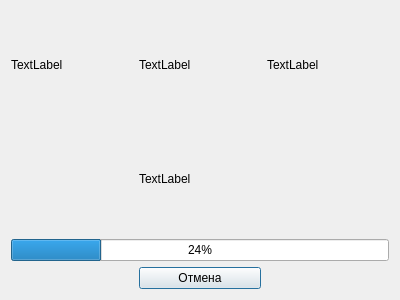
<?xml version="1.0" encoding="UTF-8"?>
<ui version="4.0">
 <class>Compensation</class>
 <widget class="QDialog" name="Compensation">
  <property name="geometry">
   <rect>
    <x>0</x>
    <y>0</y>
    <width>400</width>
    <height>300</height>
   </rect>
  </property>
  <property name="windowTitle">
   <string>Dialog</string>
  </property>
  <layout class="QGridLayout" name="gridLayout">
   <item row="0" column="0">
    <widget class="QLabel" name="label_2">
     <property name="text">
      <string>TextLabel</string>
     </property>
    </widget>
   </item>
   <item row="0" column="1">
    <widget class="QLabel" name="label_3">
     <property name="text">
      <string>TextLabel</string>
     </property>
    </widget>
   </item>
   <item row="0" column="2">
    <widget class="QLabel" name="label_4">
     <property name="text">
      <string>TextLabel</string>
     </property>
    </widget>
   </item>
   <item row="1" column="1">
    <widget class="QLabel" name="label">
     <property name="text">
      <string>TextLabel</string>
     </property>
    </widget>
   </item>
   <item row="3" column="1">
    <widget class="QPushButton" name="pushButton">
     <property name="text">
      <string>Отмена</string>
     </property>
    </widget>
   </item>
   <item row="2" column="0" colspan="3">
    <widget class="QProgressBar" name="progressBar">
     <property name="value">
      <number>24</number>
     </property>
    </widget>
   </item>
  </layout>
 </widget>
 <resources/>
 <connections/>
</ui>
